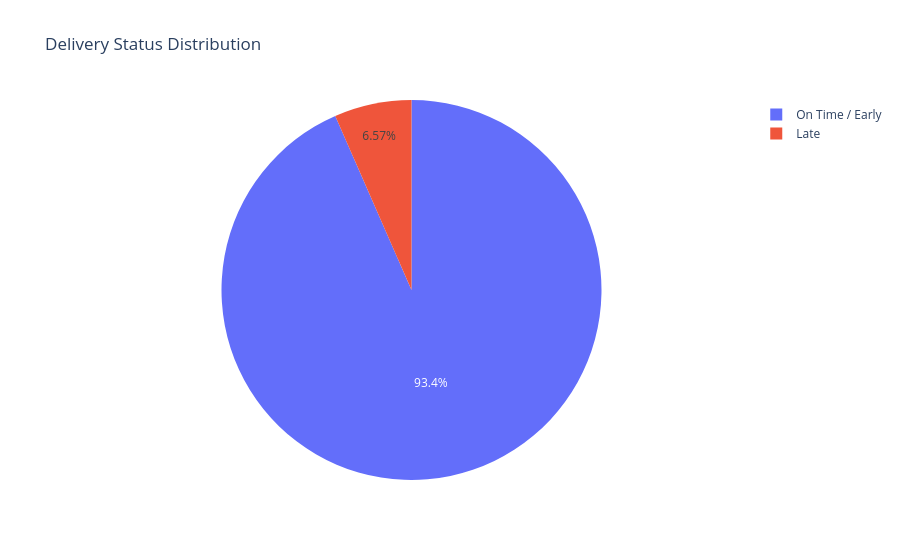

The code cell stored with this chart in its notebook:
### Code cell
import plotly.express as px
status_counts = orders_df['is_late'].value_counts()

fig = px.pie(
    values=status_counts.values,
    names=['On Time / Early' if x == 0 else 'Late'
           for x in status_counts.index],
    title='Delivery Status Distribution'
)

fig.show()

### Figure 1 — Plotly figure (JSON) as saved in the notebook; plotly's stock layout.template omitted (floating-point values rounded to 4 significant figures)
{"data": [{"domain": {"x": [0, 1], "y": [0, 1]}, "hovertemplate": "label=%{label}<br>value=%{value}<extra></extra>", "labels": ["On Time / Early", "Late"], "legendgroup": "", "name": "", "showlegend": true, "type": "pie", "values": [92906, 6535]}], "layout": {"legend": {"tracegroupgap": 0}, "title": {"text": "Delivery Status Distribution"}}}
